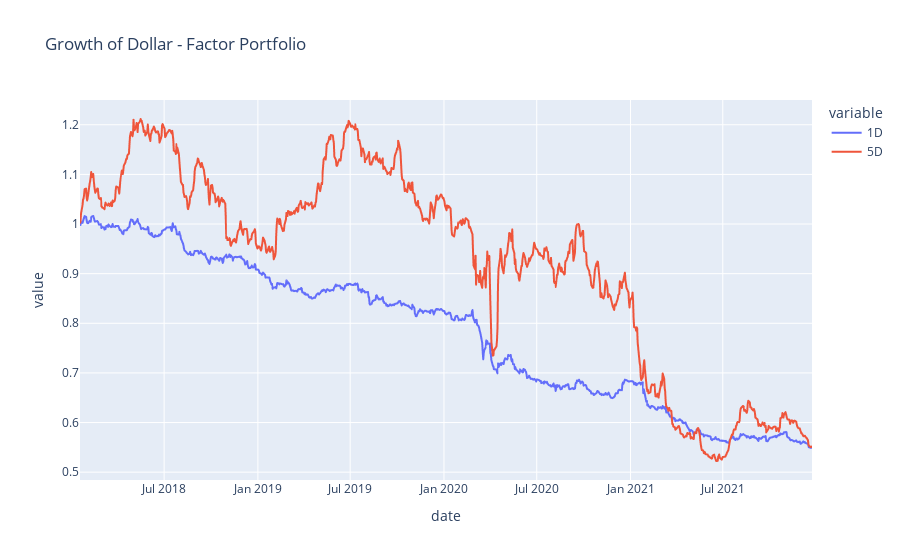

Notebook code cell kept with this figure:
### Code cell
cumulative_returns.plot.line(title='Growth of Dollar - Factor Portfolio')

### Figure 1 — Plotly figure (JSON) as saved in the notebook; plotly's stock layout.template omitted (floating-point values rounded to 4 significant figures; data arrays with more than 128 entries replaced by an {"elided": "..."} marker saying what was removed)
{"data": [{"hovertemplate": "variable=1D<br>date=%{x}<br>value=%{y}<extra></extra>", "legendgroup": "1D", "line": {"color": "#636efa", "dash": "solid"}, "marker": {"symbol": "circle"}, "mode": "lines", "name": "1D", "showlegend": true, "x": {"elided": "991 str values"}, "xaxis": "x", "y": {"elided": "991 float values"}, "yaxis": "y", "type": "scattergl"}, {"hovertemplate": "variable=5D<br>date=%{x}<br>value=%{y}<extra></extra>", "legendgroup": "5D", "line": {"color": "#EF553B", "dash": "solid"}, "marker": {"symbol": "circle"}, "mode": "lines", "name": "5D", "showlegend": true, "x": {"elided": "991 str values"}, "xaxis": "x", "y": {"elided": "991 float values"}, "yaxis": "y", "type": "scattergl"}], "layout": {"xaxis": {"anchor": "y", "domain": [0.0, 1.0], "title": {"text": "date"}}, "yaxis": {"anchor": "x", "domain": [0.0, 1.0], "title": {"text": "value"}}, "legend": {"title": {"text": "variable"}, "tracegroupgap": 0}, "title": {"text": "Growth of Dollar - Factor Portfolio"}}}
